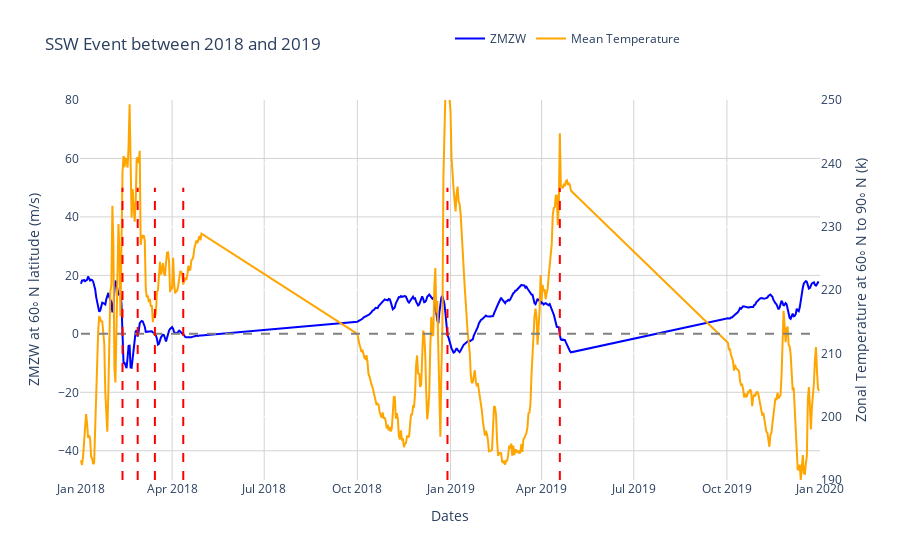

Notebook code for this chart:
### Code cell
import plotly.graph_objects as go

# Create figure and plot the DataFrame
fig = go.Figure()

fig.add_trace(go.Scatter(x=df['dates'], y=df['wind_eastward_mean_cos'], name='ZMZW', line=dict(color='blue')))
fig.add_trace(go.Scatter(x=df['dates'], y=df['temperature_mean_selection'], name='Mean Temperature', line=dict(color='orange'), yaxis='y2'))


# Add a dashed line at y=0
fig.add_shape(type='line', x0=df['dates'].min(), y0=0, x1=df['dates'].max(), y1=0, line=dict(color='gray', dash='dash'))

# Find the index of the first negative value
first_negative_index = (df['wind_eastward_mean_cos'] < 0).idxmin()

# Add vertical lines for SSW_flag == True
for i, row in df.iterrows():
    if row.SSW_flag == True:
        fig.add_shape(type='line', x0=row.dates, y0=-50, x1=row.dates, y1=50, line=dict(color='red', dash='dash'))

# Set layout
fig.update_layout(
    yaxis=dict(
        range=[-50, 80],
        title='ZMZW at 60◦ N latitude (m/s)'
    )
    ,yaxis2=dict(
        range=[190, 250],
        title='Zonal Temperature at 60◦ N to 90◦ N (k)',
        side='right',
        overlaying='y'
    )
    ,xaxis=dict(title='Dates'),
    # title=f'ZMZW at 60◦ N latitude in {YEAR}',
    title=f'SSW Event between 2018 and 2019',
    legend=dict(orientation="h", y=1.2, x=0.5),
    # Set the background color to white
    plot_bgcolor='white',
    # Set the grid color to grey
    xaxis_gridcolor='lightgray',
    yaxis_gridcolor='lightgray'
)

# Show the plot
fig.show()

### Figure 1 — Plotly figure (JSON) as saved in the notebook; plotly's stock layout.template omitted (floating-point values rounded to 4 significant figures; data arrays with more than 128 entries replaced by an {"elided": "..."} marker saying what was removed)
{"data": [{"line": {"color": "blue"}, "name": "ZMZW", "type": "scatter", "x": {"elided": "424 str values"}, "y": {"elided": "424 float values"}}, {"line": {"color": "orange"}, "name": "Mean Temperature", "type": "scatter", "x": {"elided": "424 str values"}, "y": {"elided": "424 float values"}, "yaxis": "y2"}], "layout": {"legend": {"orientation": "h", "x": 0.5, "y": 1.2}, "plot_bgcolor": "white", "shapes": [{"line": {"color": "gray", "dash": "dash"}, "type": "line", "x0": "2018-01-01T00:00:00", "x1": "2019-12-31T00:00:00", "y0": 0, "y1": 0}, {"line": {"color": "red", "dash": "dash"}, "type": "line", "x0": "2018-02-11T00:00:00", "x1": "2018-02-11T00:00:00", "y0": -50, "y1": 50}, {"line": {"color": "red", "dash": "dash"}, "type": "line", "x0": "2018-02-26T00:00:00", "x1": "2018-02-26T00:00:00", "y0": -50, "y1": 50}, {"line": {"color": "red", "dash": "dash"}, "type": "line", "x0": "2018-03-15T00:00:00", "x1": "2018-03-15T00:00:00", "y0": -50, "y1": 50}, {"line": {"color": "red", "dash": "dash"}, "type": "line", "x0": "2018-04-12T00:00:00", "x1": "2018-04-12T00:00:00", "y0": -50, "y1": 50}, {"line": {"color": "red", "dash": "dash"}, "type": "line", "x0": "2018-12-29T00:00:00", "x1": "2018-12-29T00:00:00", "y0": -50, "y1": 50}, {"line": {"color": "red", "dash": "dash"}, "type": "line", "x0": "2019-04-19T00:00:00", "x1": "2019-04-19T00:00:00", "y0": -50, "y1": 50}], "title": {"text": "SSW Event between 2018 and 2019"}, "xaxis": {"gridcolor": "lightgray", "title": {"text": "Dates"}}, "yaxis": {"gridcolor": "lightgray", "range": [-50, 80], "title": {"text": "ZMZW at 60◦ N latitude (m/s)"}}, "yaxis2": {"overlaying": "y", "range": [190, 250], "side": "right", "title": {"text": "Zonal Temperature at 60◦ N to 90◦ N (k)"}}}}
